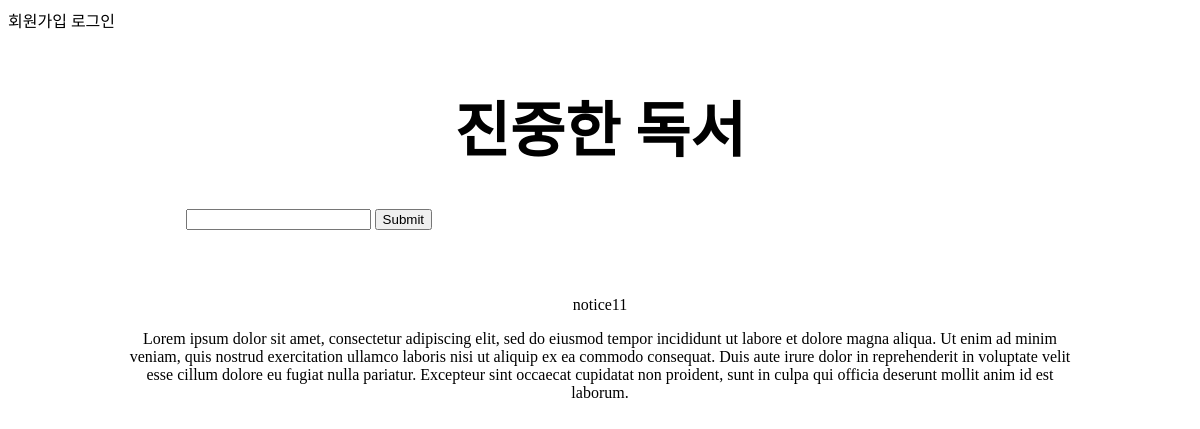
/notice/detail/12, run on the app's committed database.
### notice/models.py (models this page shows, shortened)
class Notice(models.Model):
    title = models.CharField(max_length=200)
    text = models.TextField()
    pub_date = models.DateTimeField('date published')

### notice/views.py (the view)
# urls.py: path('detail/<int:notice_id>', views.detail_notice, name='detail_notice'),
def detail_notice(request, notice_id):
    notice = get_object_or_404(Notice, pk=notice_id)
    return render(request, "detail_notice.html", {"notice":notice})

### notice/templates/detail_notice.html (shortened to what this page needs)
{% load staticfiles %}
<!DOCTYPE html>
<html lang="en">
<head>
    <link rel="stylesheet" href="{% static 'css/style.css' %}">
</head>
<body>
    <div class="user_nav">
        <div id="login_box">
            {% if user.is_authenticated %}
                <p>{{ user.username }}</p>
                <a href="{% url 'users' %}">마이페이지</a>
                <a href="{% url 'notice' %}">공지사항</a>
                <a href="javascript:{document.getElementById('logout').submit()}">로그아웃</a>
                <form id="logout" method="POST" action="{% url 'logout' %}">
                    {% csrf_token %}
                    <input type="hidden" />
                </form>
            {% else %}
                <a href="{% url 'signup' %}">회원가입</a>
                <a href="{% url 'login' %}">로그인</a>
            {% endif %}
        </div>
    </div>
    <div class="header">
        <h1><a href="{% url 'main' %}">진중한 독서</a></h1>
        <form action="{% url 'search' %}" method="POST">
            <input type="text" name="q" value="{{q}}">
            <input type="submit">
        </form>
    </div>
    <div class="content">
        <p>{{notice.title}}</p>
        <p>{{notice.text}}</p>
    </div>
</body>
</html>

### static/css/style.css (style rules this page uses)
a { text-decoration: none; color: black; }
.header { width: 70%; padding-top: 10px; margin: 0 auto; margin-bottom: 1%; }
h1 { font-size: 60px; font-family: 'Gugi', cursive; display: block; text-align: center; }
.content { position: relative; top: 50px; width: 80%; margin: 0 auto; text-align: center; }

### data on the page
Notice: title "notice11", text "Lorem ipsum dolor sit amet, consectetur adipiscing elit, sed do eiusmod tempor incididunt ut labore et dolore magna aliqua. Ut enim ad minim veniam, quis nostrud exercitation ullamco laboris nisi ut aliquip ex ea commodo consequat. Duis aute irure dolor in reprehenderit in voluptate velit esse cillum dolore eu fugiat nulla pariatur. Excepteur sint occaecat cupidatat non proident, sunt in culpa qui officia deserunt mollit anim id est laborum."
